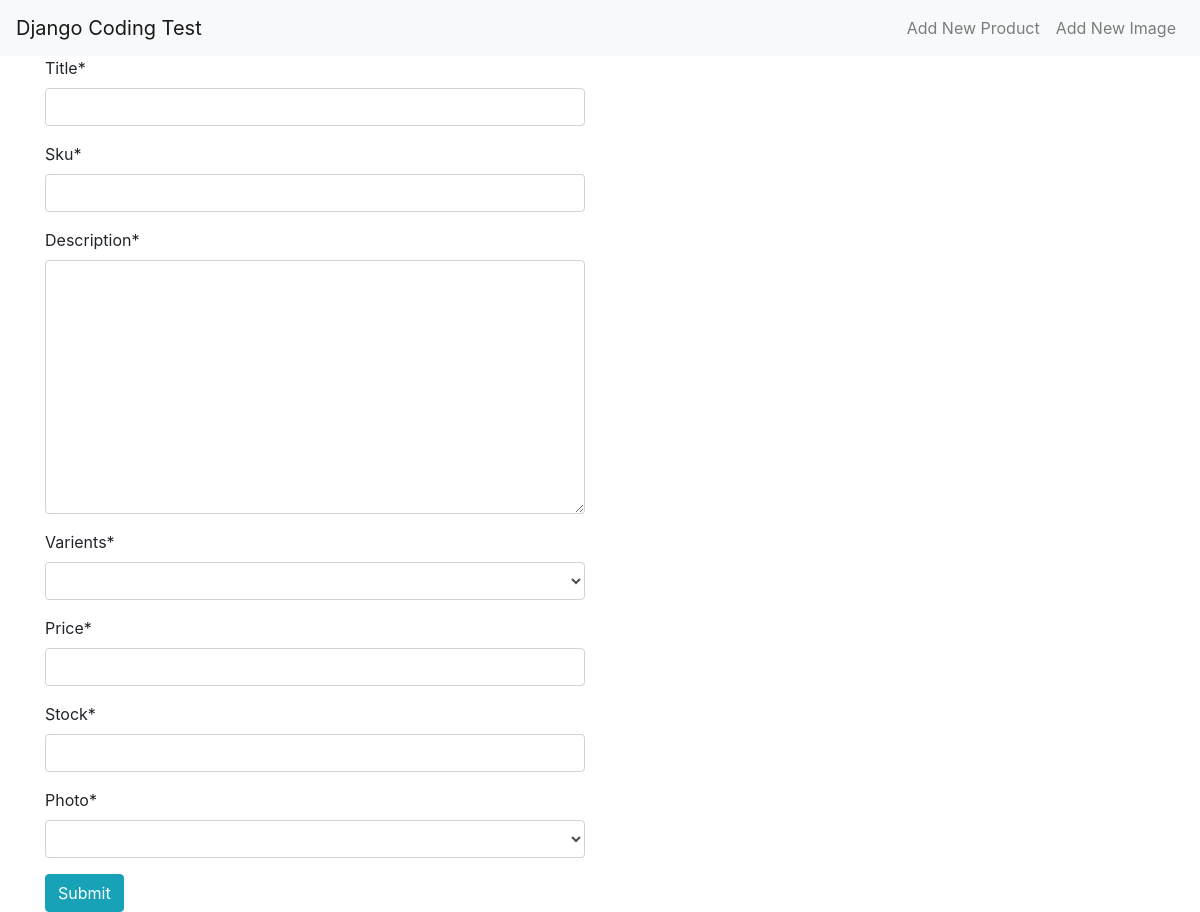
The app's page /add_product/, older data.
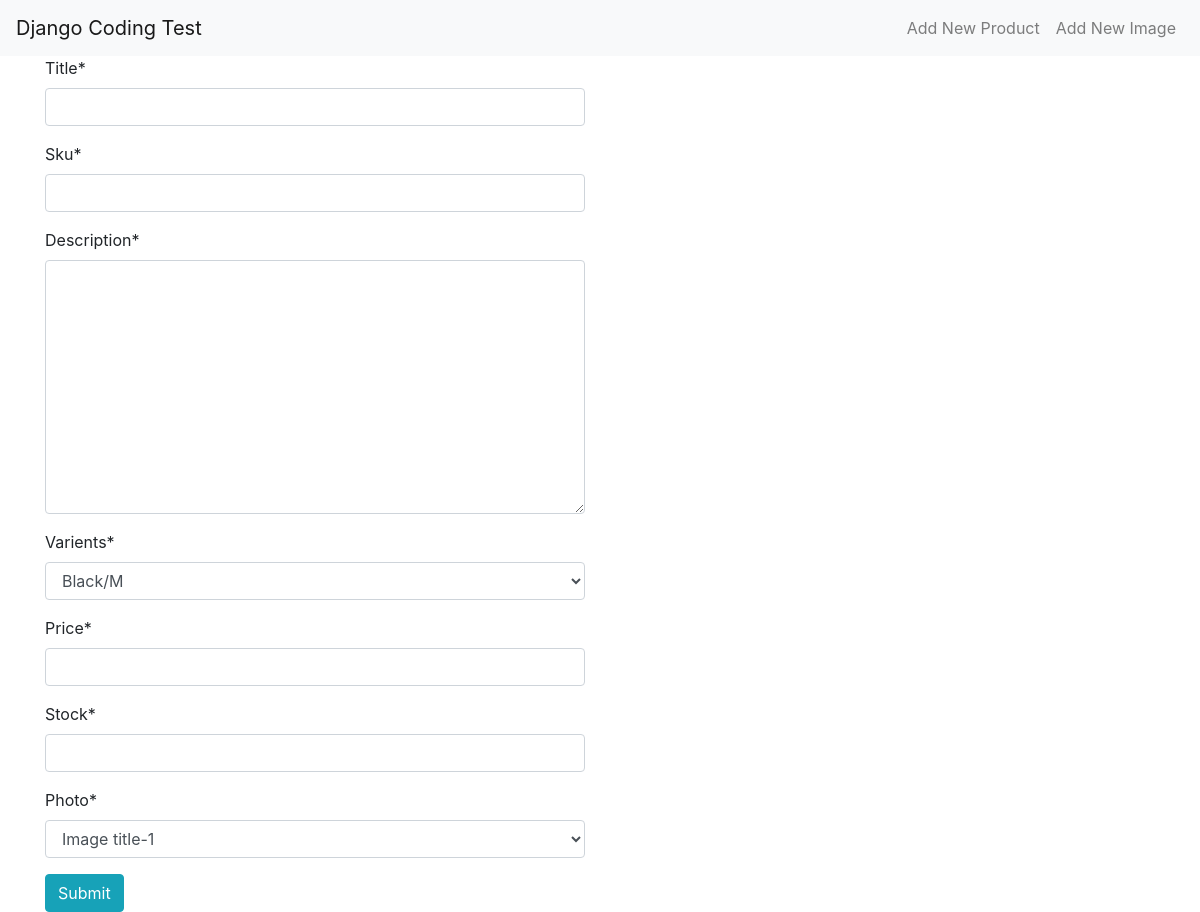
The same page, newer data.
### my_app/models.py (models this page shows)
class ProductImage(models.Model):
    title = models.CharField(max_length=150)
    photo = models.ImageField(blank=True, upload_to='images/', default='', null=True)
    created_at = models.DateTimeField(auto_now_add=True)
    updated_at = models.DateTimeField(auto_now=True)
    def __str__(self):
        return str(self.title)

### my_app/views.py (the view)
# urls.py: path('add_product/', views.addProduct, name='add-product'),
def addProduct(request):
    form = ProductCreateForm(request.POST or None)
    if form.is_valid():
        form.save()
        return redirect('home')
    context = {
        'form':form
    }
    return render(request, 'add_product.html', context)

### my_app/forms.py
class ProductCreateForm(forms.ModelForm):
    class Meta:
        model = Products
        fields = ['title', 'sku', 'description', 'varients', 'price', 'stock', 'photo']

### my_app/models.py (called while the page is built)
    def __str__(self):
        return str(self.color+"/"+self.size)

### templates/add_product.html (shortened to what this page needs)
{% include 'header.html' %}
{% include 'navbar.html' %}
{% load crispy_forms_tags %}
<section>
    <div class="container">
        <div class="row">
            <div class="col-lg-6">
                <form action="" method="POST">
                    {{form|crispy}}
                    <input type="submit" value="Submit" class="btn btn-info">
                </form>
            </div>
        </div>
    </div>
</section>
{% include 'footer.html' %}

Row changes from the older to the newer data that the page shows:
added ProductImage: photo "Image title-1"
Text that changed along with them:
form field varients: (not shown) → "Black/M"
